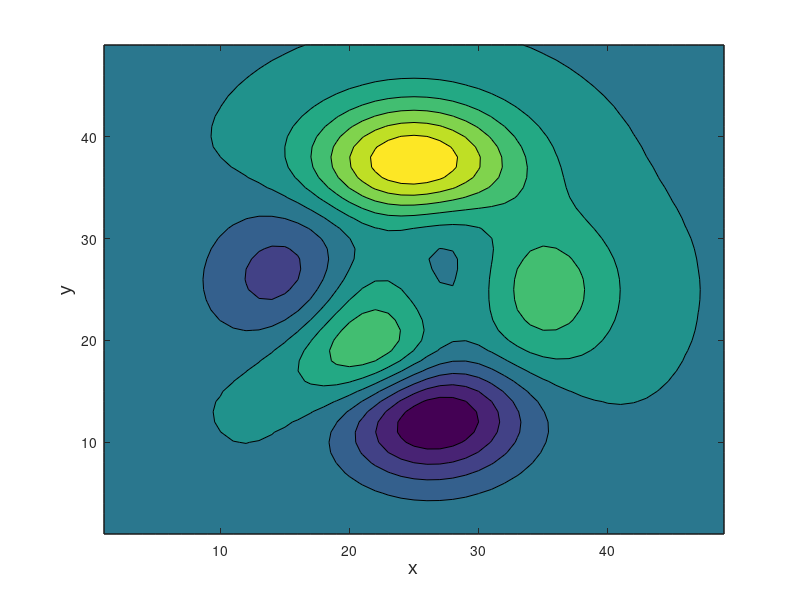

This chart was generated by the following MATLAB code: (Note: this script raises an error after producing the figure.)
%% Getting Started with niceColorbar
% Learning path: |QuickStart.m| -> Getting Started (you are here) ->
% |examples.m|
%
% niceColorbar is a styled, auto-refreshing replacement for MATLAB's
% |colorbar|. Build it once, then mutate properties afterward - the
% colorbar updates itself in place.

%% Build a colorbar with a style and colormap preset
figure
contourf(peaks)
xlabel("x", "FontName", "Arial", "FontSize", 14);
ylabel("y", "FontName", "Arial", "FontSize", 14);
nc = niceColorbar("ultra", "parula", 8);
nc.colorbar();

%% Add a LaTeX title
% Assigning |Title| after the colorbar is built auto-refreshes it - no
% need to call |colorbar()| again.
nc.Title = {'$u_{1,h}$'};

%% Style and colormap are swappable live
nc.Style = "modern.thick";
nc.ColormapName = "turbo";
nc.NumColormapColors = 12;

%% Color limits
% |setLimits| requires |colorbar()| to have run first (it did, above).
nc.setLimits([-6 6]);
nc.resetLimits();

%% Capped limits
% |setCappedLimits| clips out-of-range values to |CappedColorBelow|/
% |CappedColorAbove| instead of stretching the gradient over them.
nc.setCappedLimits([-4 4]);

%% Hiding pieces of a colorbar
% |ColorbarVisible|/|TitleVisible|/|LogoVisible| each independently
% hide/show just the bar, the title, or the logo, in place - the object,
% its build state, and every other property are untouched, so setting one
% back to |"on"| restores that exact element.
nc.TitleVisible = "off";
nc.TitleVisible = "on";
%%
% Setting all three together hides the colorbar entirely, e.g. for a clean
% screenshot of just the plot:
nc.ColorbarVisible = "off";
nc.TitleVisible = "off";
nc.LogoVisible = "off";
nc.ColorbarVisible = "on";
nc.TitleVisible = "on";
nc.LogoVisible = "on";

%% Side: right or left of the plot
% The colorbar (with its title and logo) defaults to the right of the
% plot; |Side = "left"| moves the whole thing to the left instead.
nc.Side = "left";
nc.Side = "right";

%% One colorbar per subplot
% |colorbar()| attaches to whichever axes is current (|gca|), so select
% each subplot with |axes(...)|/|subplot(...)| before calling it. Each
% instance keeps its own axes' footprint, so they don't expand over one
% another.
figure
ax1 = subplot(2,2,1);
contourf(peaks);
xlabel("x", "FontName", "Arial");
ylabel("y", "FontName", "Arial");
ncSub1 = niceColorbar("ultra", "parula", 8);
ncSub1.Title = {'Subplot 1'};
axes(ax1);
ncSub1.colorbar();

ax2 = subplot(2,2,2);
contourf(peaks(50));
xlabel("x", "FontName", "Arial");
ylabel("y", "FontName", "Arial");
ncSub2 = niceColorbar("modern.thick", "turbo", 12);
ncSub2.Title = {'Subplot 2'};
axes(ax2);
ncSub2.colorbar();

%% Works with 3-D plots too
% niceColorbar only reads/writes axes |Position|, so it attaches the same
% way to a 3-D plot (e.g. |surf|) as it does to a 2-D one (e.g. |contourf|)
% above.
figure
surf(peaks);
view(3);
xlabel("x", "FontName", "Arial");
ylabel("y", "FontName", "Arial");
zlabel("z", "FontName", "Arial");
nc3d = niceColorbar("ultra", "parula", 8);
nc3d.Title = {'3-D surf'};
nc3d.colorbar();

%% Saving figures to file
% |saveAsPNG|/|saveAsPDF| export the figure a colorbar is attached to.
% |saveAsFIG| instead saves an editable MATLAB |.fig| file, which reopens
% with the colorbar and all its styling intact. Called with no arguments
% (as here), files are auto-named from the figure number and a timestamp,
% and written to a "SavedFigures" folder inside the niceColorbar toolbox
% folder.
nc.saveAsPNG();
nc.saveAsPDF();
nc.saveAsFIG();
%%
% A folder and file name can also be given explicitly:
nc.saveAsPNG(pwd, "myFigure");
%%
% Calling the same methods from |niceColorbar.session()| (the |save.png|/
% |save.pdf|/|save.fig| commands) instead pops up a single |uiputfile|
% dialog to pick both the folder and file name interactively.

%% Next steps
% * See |examples.m| for a multi-figure walkthrough, including logos,
%   per-line title colors, and theme overrides.
% * Run |help niceColorbar| or |doc niceColorbar| for the full
%   property/method reference.
% * Call |niceColorbar.session()| at the command line for an interactive
%   console that adjusts whichever figure currently has focus.
